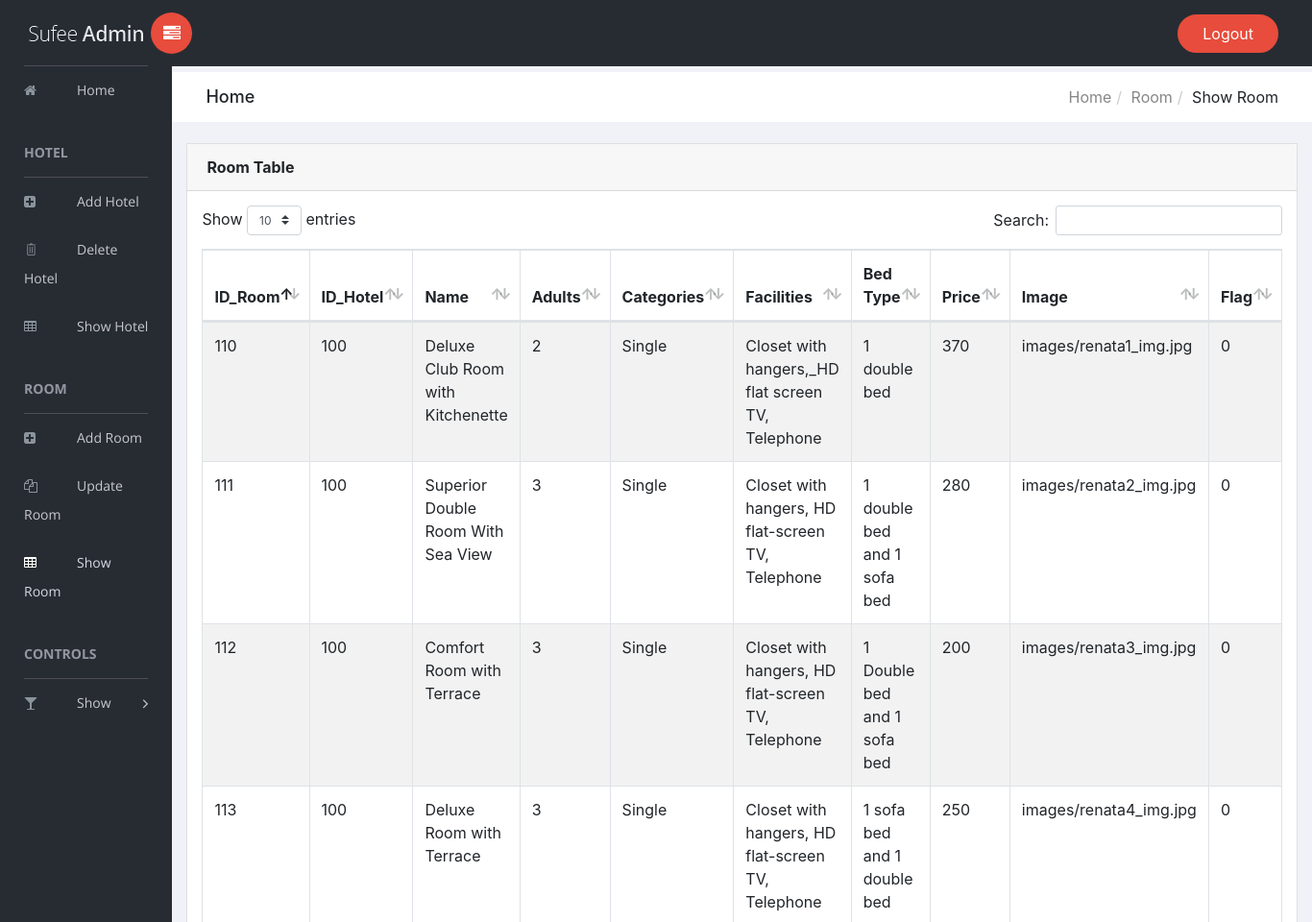
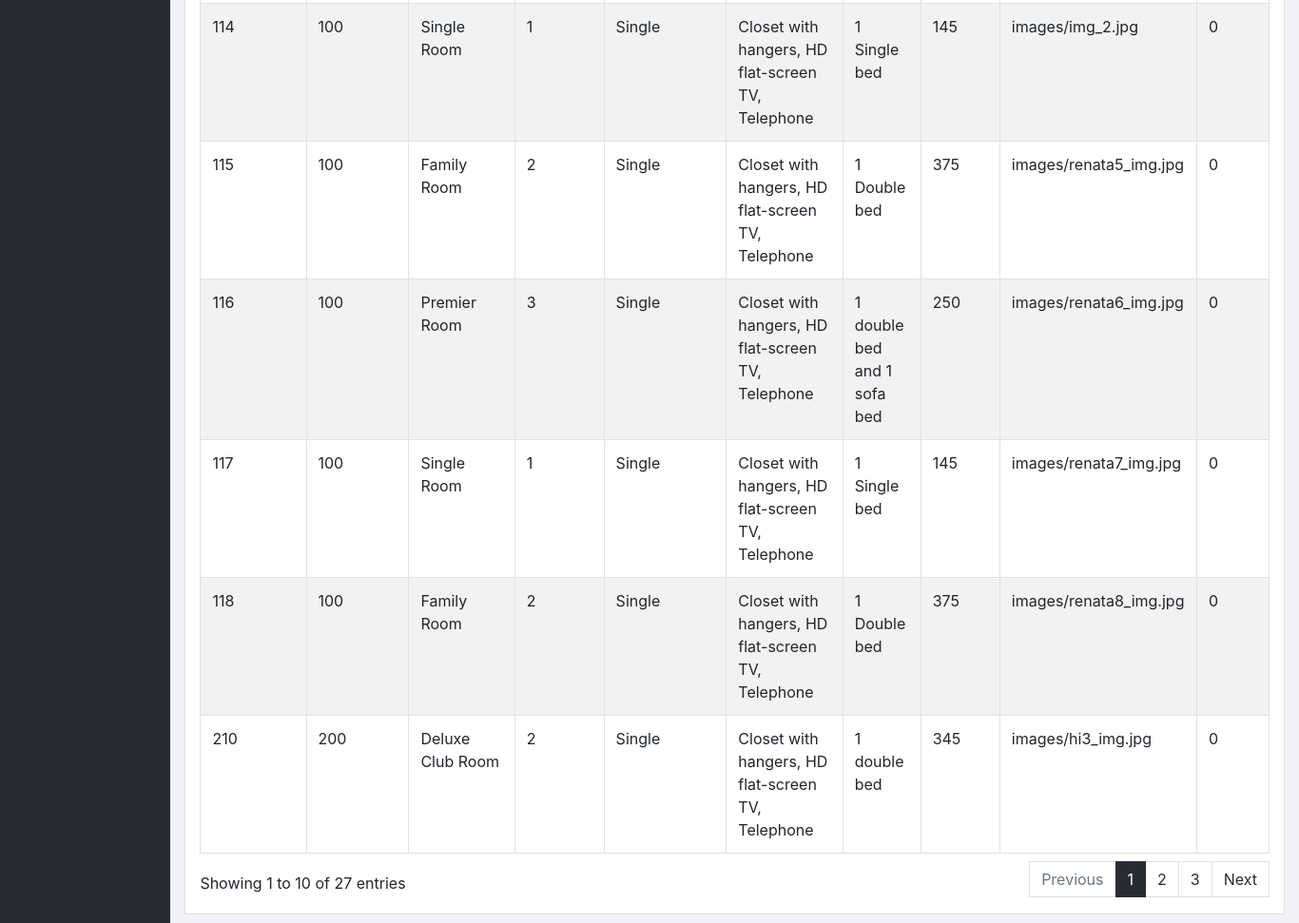
The app's page /admin/show-room.php with its own data (2 pictures, top to bottom).
### tables this page shows
CREATE TABLE IF NOT EXISTS `room` (
  `id_room` int(20) NOT NULL,
  `id_hotel` int(20) NOT NULL,
  `Name` varchar(225) NOT NULL,
  `adults` int(20) NOT NULL,
  `categorie` varchar(255) NOT NULL,
  `facilities` varchar(225) NOT NULL,
  `bed_type` varchar(255) NOT NULL,
  `price` int(50) NOT NULL,
  `img` varchar(225) NOT NULL,
  `flag` int(11) NOT NULL,
  PRIMARY KEY (`id_room`),
  KEY `id_hotel` (`id_hotel`)
);

### admin/show-room.php (the view, shortened to what this page needs)
<?php
 include('../connection.php');
 ?>
<!doctype html>
<html class="no-js" lang="en">
<head>
    <link rel="stylesheet" href="vendors/bootstrap/dist/css/bootstrap.min.css">
    <link rel="stylesheet" href="vendors/font-awesome/css/font-awesome.min.css">
    <link rel="stylesheet" href="vendors/themify-icons/css/themify-icons.css">
    <link rel="stylesheet" href="vendors/datatables.net-bs4/css/dataTables.bootstrap4.min.css">
    <link rel="stylesheet" href="vendors/datatables.net-buttons-bs4/css/buttons.bootstrap4.min.css">
    <link rel="stylesheet" href="assets/css/style.css">
</head>
<body>
    <aside id="left-panel" class="left-panel">
        <nav class="navbar navbar-expand-sm navbar-default">
            <div class="navbar-header">
                <a class="navbar-brand" href="./"><img src="images/logo.png" alt="Logo"></a>
            </div>
            <div id="main-menu" class="main-menu collapse navbar-collapse">
                <ul class="nav navbar-nav">
                    <li >
                        <a href="index.php"> <i class="menu-icon fa fa-home"></i>Home </a>
                    </li>
                    <h3 class="menu-title">Hotel</h3>
                    <li><a href="add-hotel.php"> <i class="menu-icon fa fa-plus-square"></i>Add Hotel</a></li>
                    <li><a href="delete-hotel.php"> <i class="menu-icon ti-trash"></i>Delete Hotel</a></li>
                    <li><a href="show-hotel.php"> <i class="menu-icon fa fa-table"></i>Show Hotel</a></li>
                    <h3 class="menu-title">Room</h3>
                    <li><a href="add-room.php"> <i class="menu-icon fa fa-plus-square"></i>Add Room</a></li>
                    <li><a href="update-room.php"> <i class="menu-icon fa fa-copy"></i>Update Room</a></li>
                    <li class = "active"><a href="show-room.php"> <i class="menu-icon fa fa-table"></i>Show Room</a></li>
                    <h3 class="menu-title">Controls</h3>
                    <li class="menu-item-has-children dropdown">
                        <a href="#" class="dropdown-toggle" data-toggle="dropdown" aria-haspopup="true" aria-expanded="false"> <i class="menu-icon fa fa-glass"></i>Show</a>
                    </li>
                </ul>
            </div>
        </nav>
    </aside>
    <div id="right-panel" class="right-panel">
        <header id="header" class="header" style="display: inline-block;">
            <div class="header-menu">
                <div class="col-sm-7">
                  <a id="menuToggle" class="menutoggle pull-left"><i class="fa fa fa-tasks"></i></a>
                </div>
                <div class="col-sm-5">
                    <div class="user-area dropdown float-right">
                    <a href="../index.php"><button type="submit"  class="btn btn-primary px-4">Logout</button></a>
                    </div>
                </div>
            </div>
        </header>
        <div class="breadcrumbs">
            <div class="col-sm-4">
                <div class="page-header float-left">
                    <div class="page-title">
                        <h1>Home</h1>
                    </div>
                </div>
            </div>
            <div class="col-sm-8">
                <div class="page-header float-right">
                    <div class="page-title">
                        <ol class="breadcrumb text-right">
                            <li><a href="index.php">Home</a></li>
                            <li><a href="#">Room</a></li>
                            <li class="active">Show Room</li>
                        </ol>
                    </div>
                </div>
            </div>
        </div>
        <div class="content mt-3">
            <div class="animated fadeIn">
                <div class="row">
                    <div class="col-md-12">
                        <div class="card">
                            <div class="card-header">
                                <strong class="card-title">Room Table</strong>
                            </div>
                            <div class="card-body">
                                <table id="bootstrap-data-table-export" class="table table-striped table-bordered">
                                    <thead>
                                        <tr>
                                          <th>ID_Room</th>
                                          <th>ID_Hotel</th>
                                          <th>Name</th>
                                          <th>Adults</th>
                                          <th>Categories</th>
                                          <th>Facilities</th>
                                          <th>Bed Type</th>
                                          <th>Price</th>
                                          <th>Image</th>
                                          <th>Flag</th>
                                        </tr>
                                    </thead>
                                   <tbody>
                                    <?php
                                     $sql = "	select * from room";
                                  $records =  mysqli_query($con,$sql);
                                     while ($row = mysqli_fetch_array($records))
                                      {
                                       echo "<tr><td>";
                                       echo $row['id_room'];
                                       echo "</td><td>";
                                       echo $row['id_hotel'];
                                       echo "</td><td>";
                                       echo $row['Name'];
                                       echo "</td><td>";
                                       echo $row['adults'];
                                       echo "</td><td>";
                                       echo $row['categorie'];
                                       echo "</td><td>";
                                       echo $row['facilities'];
                                       echo "</td><td>";
                                       echo $row['bed_type'];
                                       echo "</td><td>";
                                       echo $row['price'];
                                       echo "</td><td>";
                                       echo $row['img'];
                                       echo "</td><td>";
                                       echo $row['flag'];
                                       echo "</td></tr>";
                                     }
                                      ?>
                                    </tbody>
                                </table>
                            </div>
                        </div>
                    </div>
                </div>
            </div>
        </div>
    </div>
</body>
</html>

### records on screen
room: id_room "110", id_hotel "100", Name "Deluxe Club Room with Kitchenette", adults "2", categorie "Single", facilities "Closet with hangers,_HD flat screen TV, Telephone", bed_type "1 double bed", price "370", img "images/renata1_img.jpg", flag "0"
room: id_room "111", id_hotel "100", Name "Superior Double Room With Sea View", adults "3", categorie "Single", facilities "Closet with hangers, HD flat-screen TV, Telephone", bed_type "1 double bed and 1 sofa bed", price "280", img "images/renata2_img.jpg", flag "0"
room: id_room "112", id_hotel "100", Name "Comfort Room with Terrace", adults "3", categorie "Single", facilities "Closet with hangers, HD flat-screen TV, Telephone", bed_type "1 Double bed and 1 sofa bed", price "200", img "images/renata3_img.jpg", flag "0"
room: id_room "113", id_hotel "100", Name "Deluxe Room with Terrace", adults "3", categorie "Single", facilities "Closet with hangers, HD flat-screen TV, Telephone", bed_type "1 sofa bed and 1 double bed", price "250", img "images/renata4_img.jpg", flag "0"
room: id_room "114", id_hotel "100", Name "Single Room", adults "1", categorie "Single", facilities "Closet with hangers, HD flat-screen TV, Telephone", bed_type "1 Single bed", price "145", img "images/img_2.jpg", flag "0"
room: id_room "115", id_hotel "100", Name "Family Room", adults "2", categorie "Single", facilities "Closet with hangers, HD flat-screen TV, Telephone", bed_type "1 Double bed", price "375", img "images/renata5_img.jpg", flag "0"
room: id_room "116", id_hotel "100", Name "Premier Room", adults "3", categorie "Single", facilities "Closet with hangers, HD flat-screen TV, Telephone", bed_type "1 double bed and 1 sofa bed", price "250", img "images/renata6_img.jpg", flag "0"
room: id_room "117", id_hotel "100", Name "Single Room", adults "1", categorie "Single", facilities "Closet with hangers, HD flat-screen TV, Telephone", bed_type "1 Single bed", price "145", img "images/renata7_img.jpg", flag "0"
room: id_room "118", id_hotel "100", Name "Family Room", adults "2", categorie "Single", facilities "Closet with hangers, HD flat-screen TV, Telephone", bed_type "1 Double bed", price "375", img "images/renata8_img.jpg", flag "0"
room: id_room "210", id_hotel "200", Name "Deluxe Club Room", adults "2", categorie "Single", facilities "Closet with hangers, HD flat-screen TV, Telephone", bed_type "1 double bed", price "345", img "images/hi3_img.jpg", flag "0"
